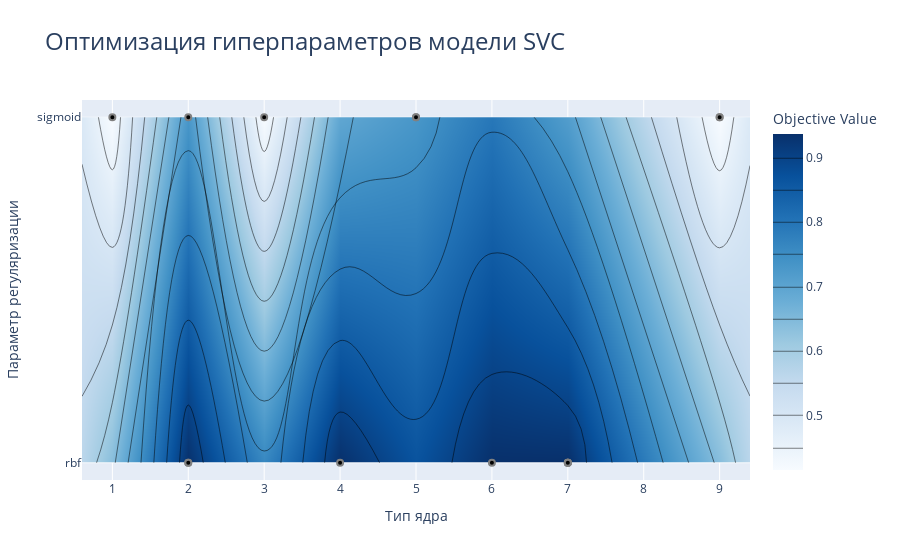

Notebook code cell kept with this figure:
### Code cell
fig = visualization.plot_contour(
    oscv_svc_new.study_,
    params=['models__kernel', 'models__C']
)

fig.update_layout(
    title='Оптимизация гиперпараметров модели SVC',
    title_font=dict(size=24),
    xaxis_title='Тип ядра',
    yaxis_title='Параметр регуляризации',
)

fig.show()

### Figure 1 — Plotly figure (JSON) as saved in the notebook; plotly's stock layout.template omitted (floating-point values rounded to 4 significant figures)
{"data": [{"colorbar": {"title": {"text": "Objective Value"}}, "colorscale": [[0, "rgb(247,251,255)"], [0.125, "rgb(222,235,247)"], [0.25, "rgb(198,219,239)"], [0.375, "rgb(158,202,225)"], [0.5, "rgb(107,174,214)"], [0.625, "rgb(66,146,198)"], [0.75, "rgb(33,113,181)"], [0.875, "rgb(8,81,156)"], [1, "rgb(8,48,107)"]], "connectgaps": true, "contours": {"coloring": "heatmap"}, "hoverinfo": "none", "line": {"smoothing": 1.3}, "reversescale": false, "type": "contour", "x": [0.6, 1, 2, 3, 4, 5, 6, 7, 9, 9.4], "y": ["rbf", "sigmoid"], "z": [[null, null, 0.934, null, 0.9355, null, 0.9364, 0.9367, null, null], [null, 0.4162, 0.7303, 0.4157, null, 0.7299, null, null, 0.4153, null]]}, {"marker": {"color": "black", "line": {"color": "Gray", "width": 2}}, "mode": "markers", "name": "Feasible Trial", "showlegend": false, "type": "scatter", "x": [1, 2, 4, 5, 9, 3, 5, 2, 9, 2, 6, 7, 7, 7, 7], "y": ["sigmoid", "rbf", "rbf", "sigmoid", "sigmoid", "sigmoid", "sigmoid", "sigmoid", "sigmoid", "rbf", "rbf", "rbf", "rbf", "rbf", "rbf"]}, {"marker": {"color": "#cccccc", "line": {"color": "Gray", "width": 2}}, "mode": "markers", "name": "Infeasible Trial", "showlegend": false, "type": "scatter", "x": [], "y": []}], "layout": {"title": {"font": {"size": 24}, "text": "Оптимизация гиперпараметров модели SVC"}, "xaxis": {"range": [0.6, 9.4], "title": {"text": "Тип ядра"}}, "yaxis": {"range": [-0.05, 1.05], "title": {"text": "Параметр регуляризации"}, "type": "category"}}}
